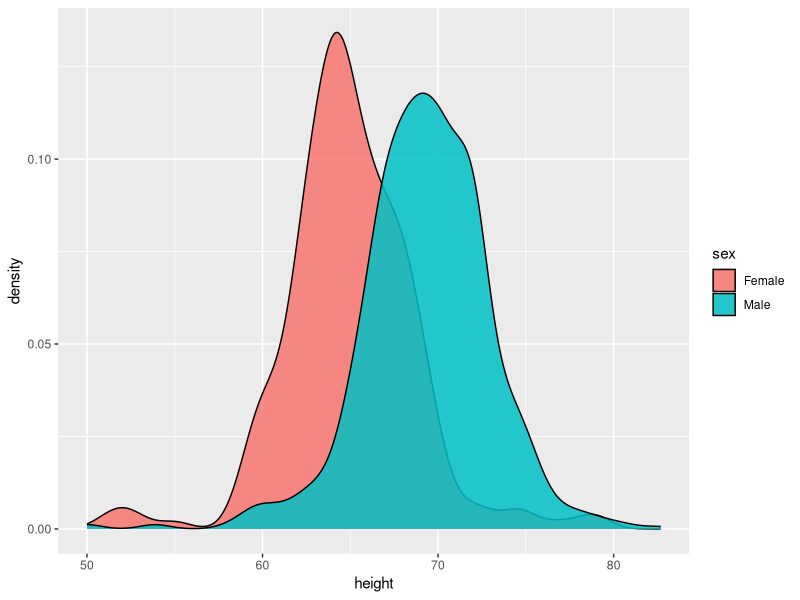
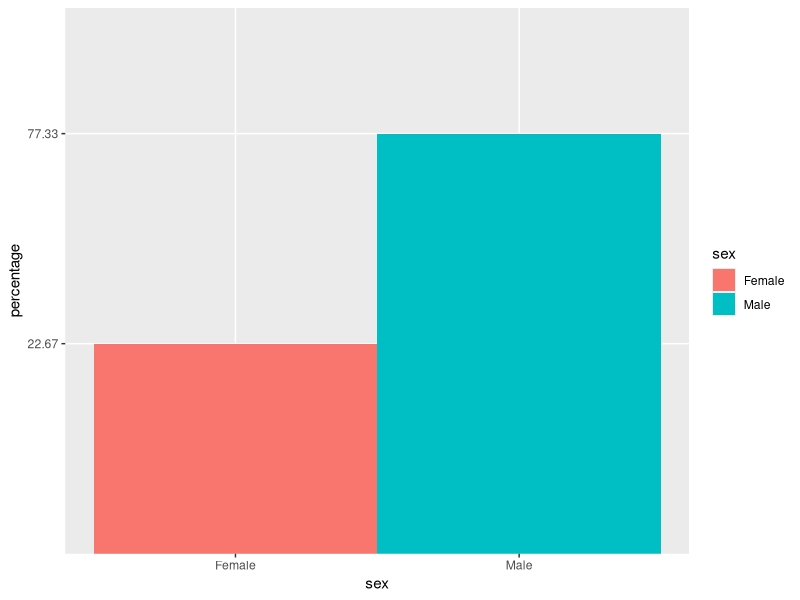

Write the R code that produced these figures, in order.
library(tidyverse)
library(dslabs)
data(heights)

view(heights)
str(heights)

heights %>% ggplot(aes(height, fill=sex))+
  geom_density(alpha=0.85)

sex <- heights %>% count(sex) %>% mutate(percentage=paste0(round(n/sum(n)*100,2)))

ggplot(data= sex, aes(sex, percentage, fill=sex)) + geom_bar(stat = "identity", width = 1)
